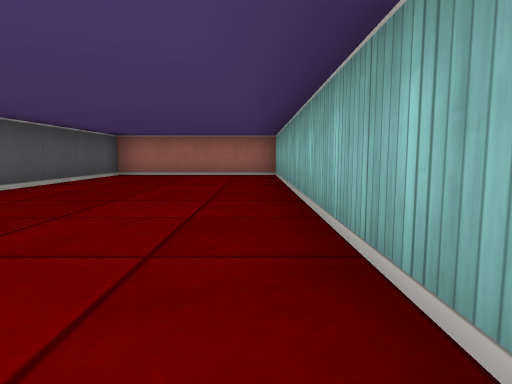
[1] (above)

16 first-person views from a walk through a cub3D level. The camera is about half as high as the walls, tilts 6° down and sees 75° across. The floor is counted in squares. Each view is taken from the middle of a square. On the plan, view 1 faces up. The plan holds only what a view shows up to about 9 squares ahead; the rest is blank.

[2]
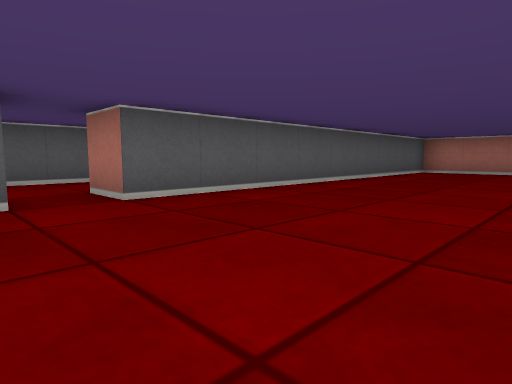

[3]
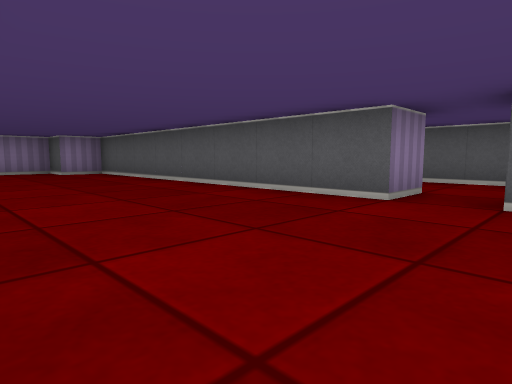

[4]
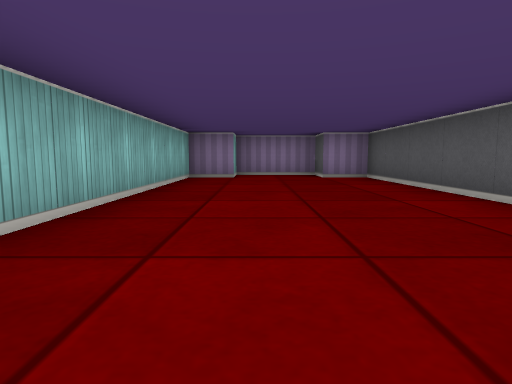

[5]
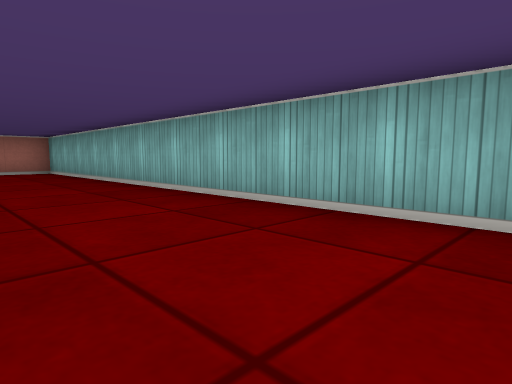

[6]
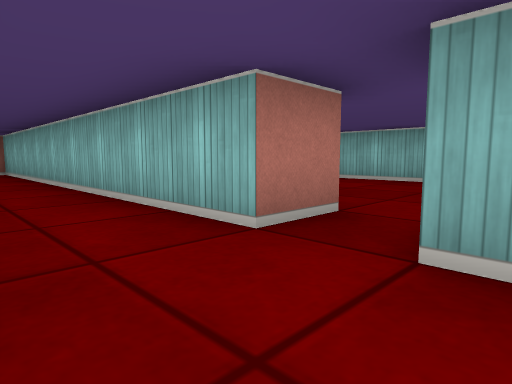

[7]
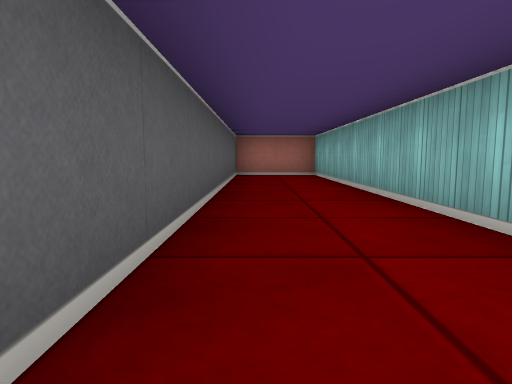

[8]
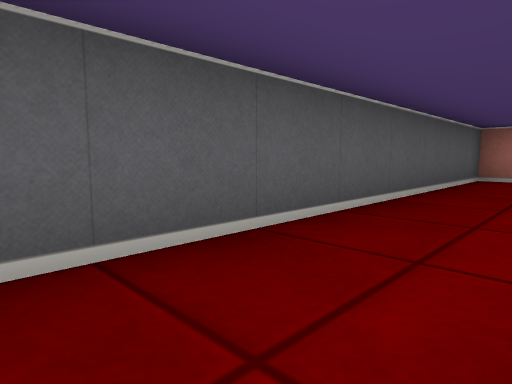

[9]
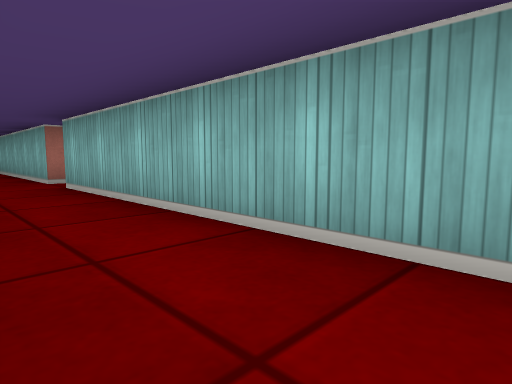

[10]
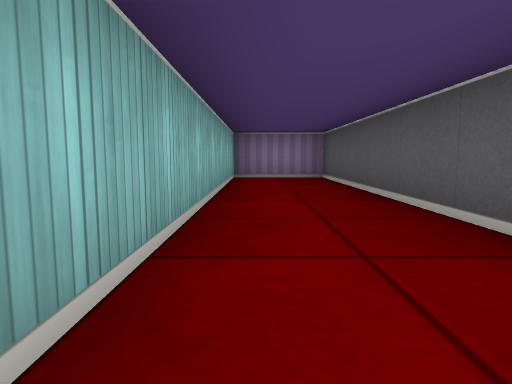

[11]
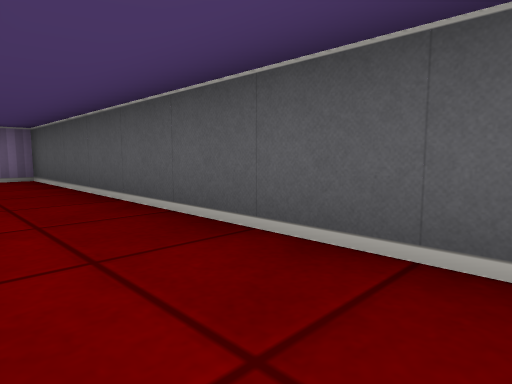

[12]
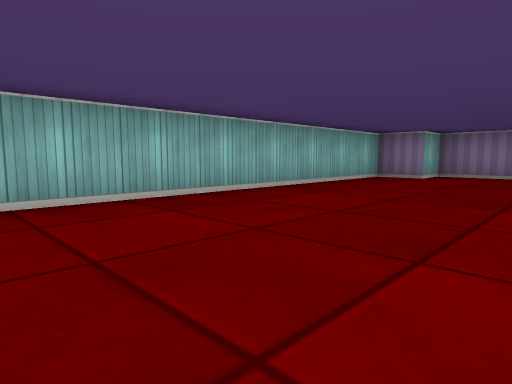

[13]
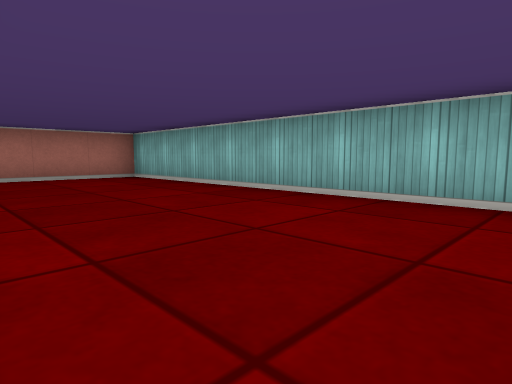

[14]
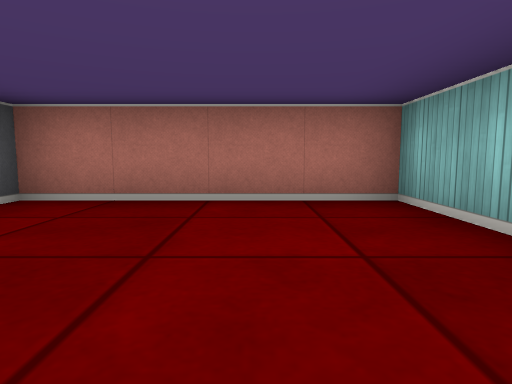

[15]
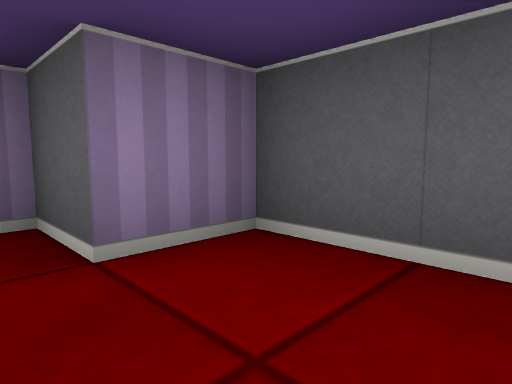

[16]
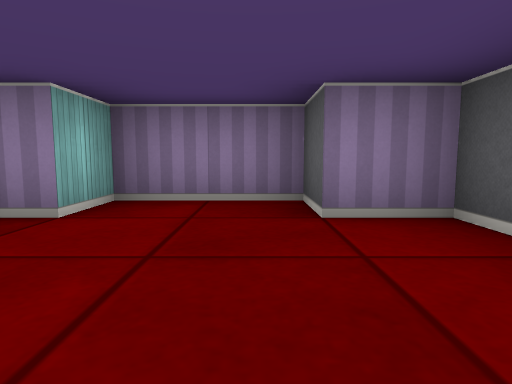

### Floor plan
Ten units are one square. View 1 is at (0, 0); x grows to the right and y downward. Boxes are objects, and circles mark ways between rooms. Rooms are numbered by the first view taken in them; rooms with no view inside come last. Other rooms are left out.
<svg viewBox="-70 -90 80 200">
<path fill="none" stroke="#000" d="M-45 15 -35 15 -35 95 -25 95 -25 105 -5 105 -5 95 5 95 5 -85 -35 -85 -35 5 -45 5M-45 5 -45 -85 -65 -85 -65 95 -45 95 -45 15"/>
<circle cx="-40" cy="10" r="3" fill="#2a7"/>
<text x="-20" y="10">1</text>
<text x="-60" y="0">2</text>
</svg>
Room 1 opens to room 2.

Where each view was taken, in squares from view 1:
view 1: 0 up, 0 right, facing up
view 2: 2 down, 0 right, facing up-left
view 3: 0 up, 0 right, facing down-left
view 4: 2 down, 1 left, facing down
view 5: 2 down, 2 left, facing up-right
view 6: 2 down, 6 left, facing up-right
view 7: 0 up, 6 left, facing up
view 8: 1 up, 5 left, facing up-left
view 9: 7 down, 6 left, facing up-right
view 10: 2 down, 5 left, facing down
view 11: 2 down, 5 left, facing down-left
view 12: 2 down, 3 left, facing down-right
view 13: 1 up, 3 left, facing up-right
view 14: 5 up, 1 left, facing up
view 15: 8 down, 2 left, facing down-left
view 16: 7 down, 2 left, facing down
